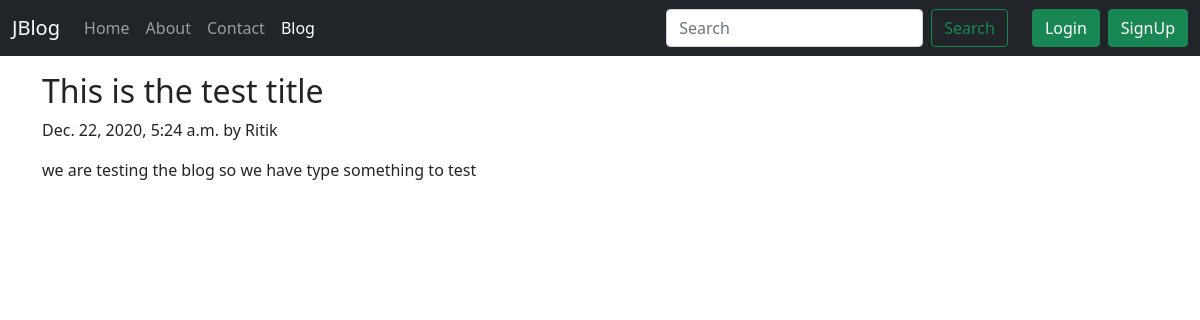
The page /blog/first-post on the database as committed earlier.
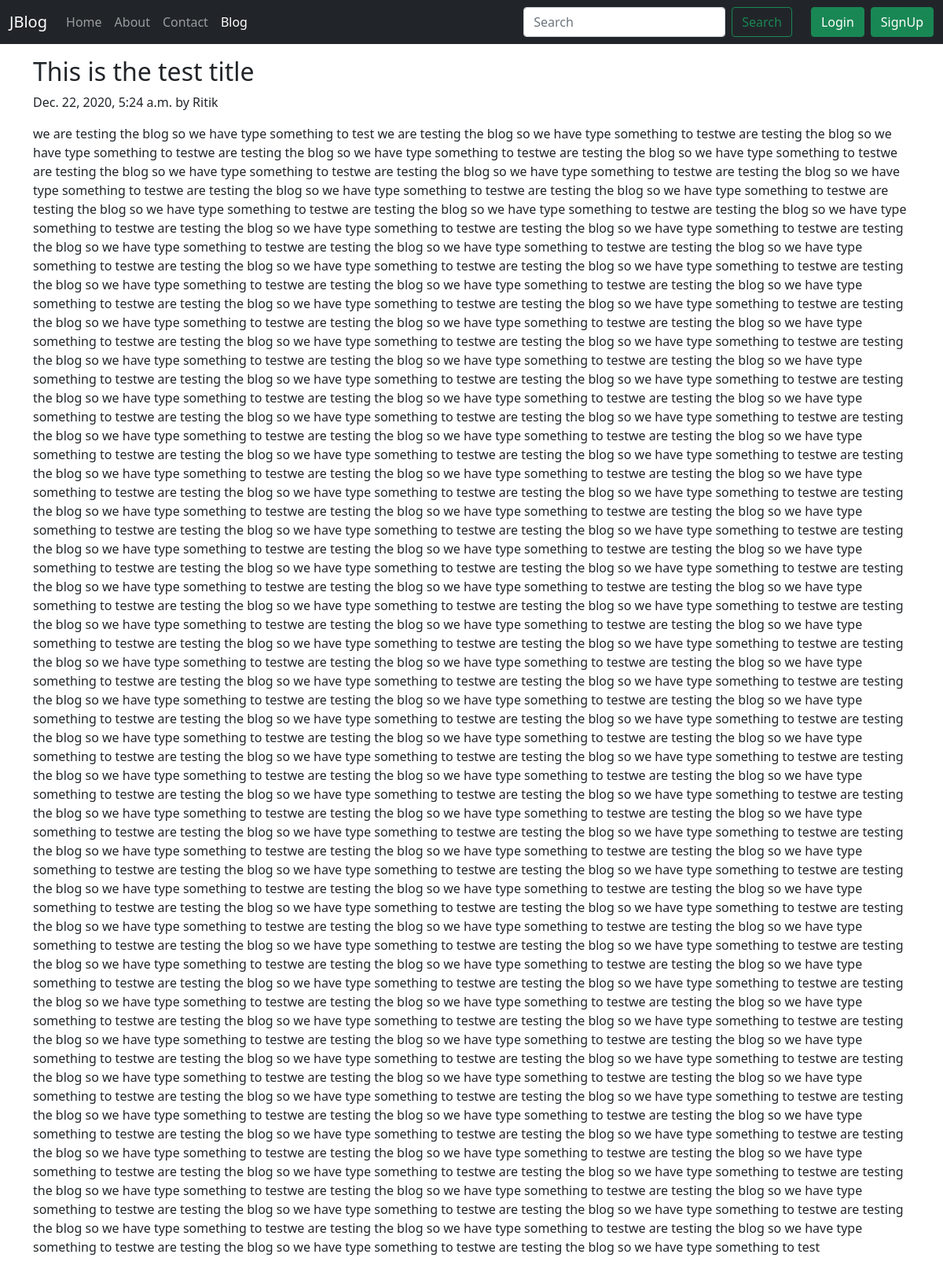
The same page on the database as committed later.
### blog/models.py (models this page shows, shortened)
class Post(models.Model):
    sno = models.AutoField(primary_key=True)
    title = models.CharField(max_length=255)
    content = models.TextField()
    author = models.CharField(max_length=100)
    slug = models.CharField(max_length=130)
    timeStamp = models.DateTimeField(blank=True)

### blog/views.py (the view)
# urls.py: path('<str:slug>', views.blogPost, name='blogPost')
def blogPost(request, slug):
    post = Post.objects.filter(slug=slug).first()
    context = {'post':post}
    return render(request, 'blog/blogPost.html', context)

### templates/blog/blogPost.html (shortened to what this page needs)
{% extends 'base.html' %}
{% block blogactive %} active {% endblock blogactive %}
{% block body %}
<div class="container my-3">
    <h2 class="blog-post-title">{{post.title}}</h2>
    <p class="blog-post-meta">{{post.timeStamp}} by {{post.author}}</p>
    <p>{{post.content}}</p>
</div>
{% endblock body %}

Rows that differ between the two databases and show on the page:
changed Post "This is the test title": content "we are testing the blog so we have type something to test" → "…type something to test we are testing the blog so we have type something to testwe are testing the blog so we have type something to testwe are testing the blog so we have type something to testwe are testing the blog so we have type something to testwe are testing the blog so we have type something to testwe are testing the blog so we have type something to testwe are testing the blog so we have type something to testwe are testing the blog so we have type something to testwe are testing the blog so we have type something to testwe are testing the blog so we have type something to testwe are testing the blog so we have type something to testwe are testing the blog so we have type…"
